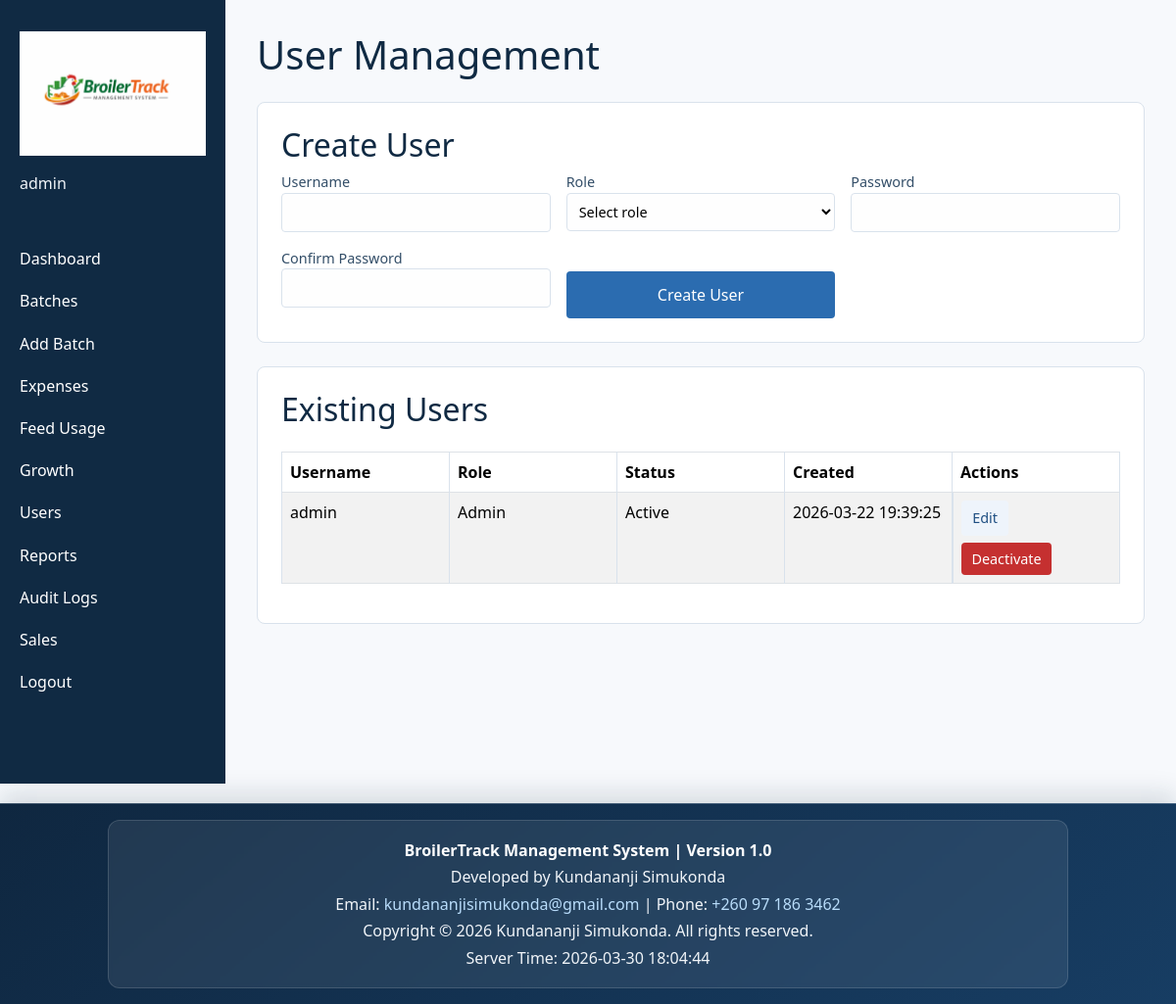
/users.php (signed in), run on the app's committed database.
### tables this page shows
CREATE TABLE IF NOT EXISTS users (
    id INT AUTO_INCREMENT PRIMARY KEY,
    username VARCHAR(60) NOT NULL UNIQUE,
    password_hash VARCHAR(255) NOT NULL,
    role VARCHAR(40) NOT NULL DEFAULT 'admin',
    is_active TINYINT(1) NOT NULL DEFAULT 1,
    created_at TIMESTAMP DEFAULT CURRENT_TIMESTAMP,
    CONSTRAINT chk_users_role CHECK (role IN ('admin', 'salesperson'))
);

### users.php (called while the page is built, shortened)
<?php
require_once __DIR__ . '/config/bootstrap.php';
require_once __DIR__ . '/controllers/UserController.php';
$pdo = app_db();
$userController = new UserController($pdo);
$editUserId = isset($_GET['edit_id']) ? (int)$_GET['edit_id'] : 0;
$editingUser = $editUserId > 0 ? $userController->find($editUserId) : null;
$users = $userController->list();
include __DIR__ . '/views/layout_header.php';
include __DIR__ . '/views/users.php';
include __DIR__ . '/views/layout_footer.php';

### controllers/UserController.php (called while the page is built, shortened)
<?php
require_once __DIR__ . '/../models/User.php';
class UserController
{
    private User $userModel;
    public function __construct(PDO $pdo)
    {
        $this->userModel = new User($pdo);
    }
    public function list(): array
    {
        return $this->userModel->all();
    }
}

### models/User.php (called while the page is built, shortened)
<?php
class User
{
    private PDO $pdo;
    public function __construct(PDO $pdo)
    {
        $this->pdo = $pdo;
    }
    public function all(): array
    {
        $stmt = $this->pdo->query('SELECT id, username, role, is_active, created_at FROM users ORDER BY created_at DESC');
        return $stmt->fetchAll() ?: [];
    }
}

### views/users.php (the view, shortened to what this page needs)
<section class="form-section">
    <h2><?= $editingUser ? 'Edit User' : 'Create User'; ?></h2>
    <form method="post" class="form-grid">
        <label>Username
            <input type="text" name="username" value="<?= htmlspecialchars((string)($editingUser['username'] ?? ''), ENT_QUOTES, 'UTF-8'); ?>" required>
        </label>
        <label>Role
            <select name="role" required>
                <option value="">Select role</option>
            </select>
        </label>
        <label>Password
            <input type="password" name="password" minlength="8" <?= $editingUser ? '' : 'required'; ?>>
        </label>
        <label>Confirm Password
            <input type="password" name="confirm_password" minlength="8" <?= $editingUser ? '' : 'required'; ?>>
        </label>
        <button type="submit"><?= $editingUser ? 'Update User' : 'Create User'; ?></button>
    </form>
</section>
<section class="table-section">
    <h2>Existing Users</h2>
    <div class="table-responsive">
        <table class="table table-striped table-bordered align-middle">
            <thead>
                <tr>
                    <th>Username</th>
                    <th>Role</th>
                    <th>Status</th>
                    <th>Created</th>
                    <th>Actions</th>
                </tr>
            </thead>
            <tbody>
            <?php foreach ($users as $user): ?>
                <tr>
                    <td><?= htmlspecialchars($user['username'], ENT_QUOTES, 'UTF-8'); ?></td>
                    <td><?= htmlspecialchars(ucfirst((string)$user['role']), ENT_QUOTES, 'UTF-8'); ?></td>
                    <td><?= (int)$user['is_active'] === 1 ? 'Active' : 'Inactive'; ?></td>
                    <td><?= htmlspecialchars((string)$user['created_at'], ENT_QUOTES, 'UTF-8'); ?></td>
                    <td class="action-cell">
                        <a class="action-link" href="users.php?edit_id=<?= (int)$user['id']; ?>">Edit</a>
                        <?php if ((int)$user['is_active'] === 1): ?>
                        <form method="post" onsubmit="return confirm('Deactivate this user?');">
                            <button type="submit" class="btn-danger">Deactivate</button>
                        </form>
                        <?php endif; ?>
                    </td>
                </tr>
            <?php endforeach; ?>
            </tbody>
        </table>
    </div>
</section>

### assets/css/style.css (style rules this page uses)
:root { --bg: #f7f9fc; --sidebar-bg: #102a43; --sidebar-text: #f0f4f8; --accent: #2b6cb0; --success: #2f855a; --error: #c53030; --border: #d9e2ec; }
* { box-sizing: border-box; }
body { margin: 0; font-family: 'Segoe UI', Tahoma, sans-serif; background: var(--bg); color: #102a43; overflow-x: hidden; }
a { color: var(--accent); }
.table-section, .form-section, .notes { background: #fff; border: 1px solid var(--border); border-radius: 8px; padding: 1.5rem; margin-top: 1.5rem; overflow-x: auto; }
table { width: 100%; border-collapse: collapse; margin-top: 1rem; min-width: 0; table-layout: fixed; }
table th, table td { border: 1px solid var(--border); padding: 0.5rem; text-align: left; white-space: normal; word-break: break-word; overflow-wrap: anywhere; vertical-align: top; }
.form-grid { display: grid; grid-template-columns: repeat(auto-fit, minmax(220px, 1fr)); gap: 1rem; }
.form-grid label { display: flex; flex-direction: column; font-size: 0.9rem; color: #334e68; }
input, select, textarea, button { font: inherit; }
input, select, textarea { width: 100%; padding: 0.5rem; border: 1px solid var(--border); border-radius: 4px; background: #fefefe; }
button { margin-top: 1.5rem; padding: 0.75rem 1rem; background: var(--accent); color: #fff; border: none; border-radius: 4px; cursor: pointer; }
.btn-primary, .btn-secondary, .btn-danger, .action-link { display: inline-block; border: none; border-radius: 4px; padding: 0.45rem 0.7rem; text-decoration: none; font-size: 0.9rem; cursor: pointer; }
.btn-danger { background: var(--error); color: #fff; }
.action-link { background: #eef4fb; color: #1f4f82; }
.table td form { display: inline-block; margin: 0; }
.table td form button { margin-top: 0; width: auto; padding: 0.35rem 0.65rem; }
.table td a { margin-right: 0.45rem; }
.action-cell { display: flex; flex-wrap: wrap; align-items: center; gap: 0.45rem; }
.action-cell form { margin: 0; }
.action-cell a, .action-cell button { white-space: nowrap; }
.table-responsive { overflow-x: auto; -webkit-overflow-scrolling: touch; }

### data on the page
users: username "admin", role "Admin", is_active "Active", created_at "2026-03-22 19:39:25"

### other printed values
$_SESSION['username'] "admin"
$pageTitle "User Management"
BROILERTRACK_VERSION "1.0"
